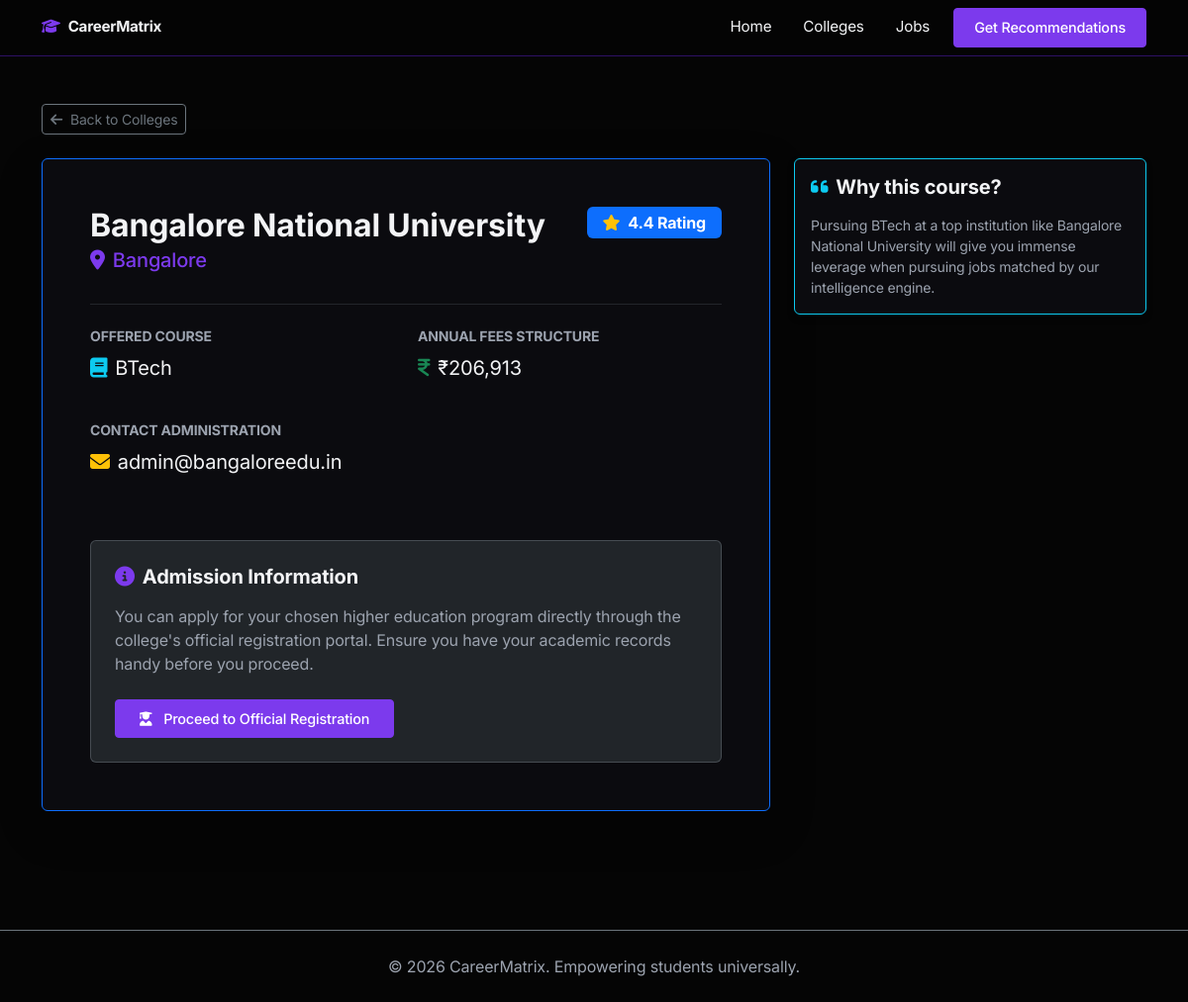
Screenshot of /college/2 with the database file from the repository.
### models.py (models this page shows)
class College(db.Model):
    id = db.Column(db.Integer, primary_key=True)
    name = db.Column(db.String(200), nullable=False)
    location = db.Column(db.String(100), nullable=False)
    course = db.Column(db.String(100), nullable=False)
    fees = db.Column(db.Float, nullable=False)
    rating = db.Column(db.Float, nullable=True)
    contact_info = db.Column(db.String(100), nullable=True)
    registration_link = db.Column(db.String(255), nullable=True)

### app.py (the view)
@app.route('/college/<int:college_id>')
def college_detail(college_id):
    college = College.query.get_or_404(college_id)
    return render_template('college_detail.html', college=college)

### templates/college_detail.html
{% extends "base.html" %}
{% block content %}
<div class="container py-5">
    <div class="mb-4">
        <a href="{{ url_for('colleges') }}" class="btn btn-outline-secondary btn-sm">
            <i class="fa-solid fa-arrow-left me-1"></i> Back to Colleges
        </a>
    </div>
    <div class="row">
        <div class="col-lg-8">
            <div class="card shadow-lg mb-4 border-primary">
                <div class="card-body p-5">
                    <div class="d-flex justify-content-between align-items-start mb-4">
                        <div>
                            <h2 class="fw-bold mb-1">{{ college.name }}</h2>
                            <h5 class="text-primary"><i class="fa-solid fa-location-dot me-2"></i>{{ college.location }}</h5>
                        </div>
                        <div>
                            {% if college.rating %}
                            <span class="badge bg-primary text-white fs-6 px-3 py-2"><i class="fa-solid fa-star text-warning me-2"></i>{{ college.rating }} Rating</span>
                            {% endif %}
                        </div>
                    </div>
                    <hr class="border-secondary mb-4">
                    <div class="row g-4 mb-4">
                        <div class="col-md-6">
                            <h6 class="text-muted text-uppercase small fw-bold mb-2">Offered Course</h6>
                            <p class="fs-5"><i class="fa-solid fa-book me-2 text-info"></i>{{ college.course }}</p>
                        </div>
                        <div class="col-md-6">
                            <h6 class="text-muted text-uppercase small fw-bold mb-2">Annual Fees Structure</h6>
                            <p class="fs-5"><i class="fa-solid fa-indian-rupee-sign me-2 text-success"></i>₹{{ "{:,.0f}".format(college.fees) }}</p>
                        </div>
                        <div class="col-md-12">
                            <h6 class="text-muted text-uppercase small fw-bold mb-2">Contact Administration</h6>
                            <p class="fs-5"><i class="fa-solid fa-envelope me-2 text-warning"></i>{{ college.contact_info }}</p>
                        </div>
                    </div>
                    <div class="mt-5 p-4 rounded bg-dark border border-secondary border-opacity-50">
                        <h5 class="fw-bold mb-3"><i class="fa-solid fa-circle-info me-2 text-primary"></i>Admission Information</h5>
                        <p class="text-muted mb-4">You can apply for your chosen higher education program directly through the college's official registration portal. Ensure you have your academic records handy before you proceed.</p>
                        <a href="{{ college.registration_link }}" class="btn btn-primary px-4 py-2" target="_blank">
                            <i class="fa-solid fa-user-graduate me-2"></i> Proceed to Official Registration
                        </a>
                    </div>
                </div>
            </div>
        </div>
        <div class="col-lg-4">
            <div class="card mb-4 border-info">
                <div class="card-body">
                    <h5 class="card-title fw-bold"><i class="fa-solid fa-quote-left text-info me-2"></i>Why this course?</h5>
                    <p class="card-text text-muted small mt-3">Pursuing {{ college.course }} at a top institution like {{ college.name }} will give you immense leverage when pursuing jobs matched by our intelligence engine.</p>
                </div>
            </div>
        </div>
    </div>
</div>
{% endblock %}

### static/css/style.css (style rules this page uses)
:root { --bg-color: #050505; --surface-color: #0b0b0f; --surface-hover: #14111c; --primary-color: #7c3aed; --primary-hover: #6d28d9; --text-color: #f3f4f6; --text-muted: #9ca3af; --border-color: #2e1065; --accent-color: #a78bfa; }
body { background-color: var(--bg-color); color: var(--text-color); font-family: 'Inter', system-ui, -apple-system, sans-serif; margin: 0; padding: 0; letter-spacing: -0.01em; }
.card { background-color: var(--surface-color); border: 1px solid var(--border-color); border-radius: 6px; box-shadow: 0 4px 6px -1px rgba(0, 0, 0, 0.5); transition: transform 0.2s ease, border-color 0.2s ease, box-shadow 0.2s ease; color: var(--text-color); }
.btn-primary { background-color: var(--primary-color); border-color: var(--primary-color); border-radius: 4px; padding: 0.5rem 1.25rem; font-weight: 500; font-size: 0.9rem; transition: all 0.2s; }
.text-muted { color: var(--text-muted) !important; }
.text-primary { color: var(--primary-color) !important; }

### rows the page displays
College: name "Bangalore National University", location "Bangalore", rating "4.4", course "BTech", fees "206,913", contact_info "admin@bangaloreedu.in"
